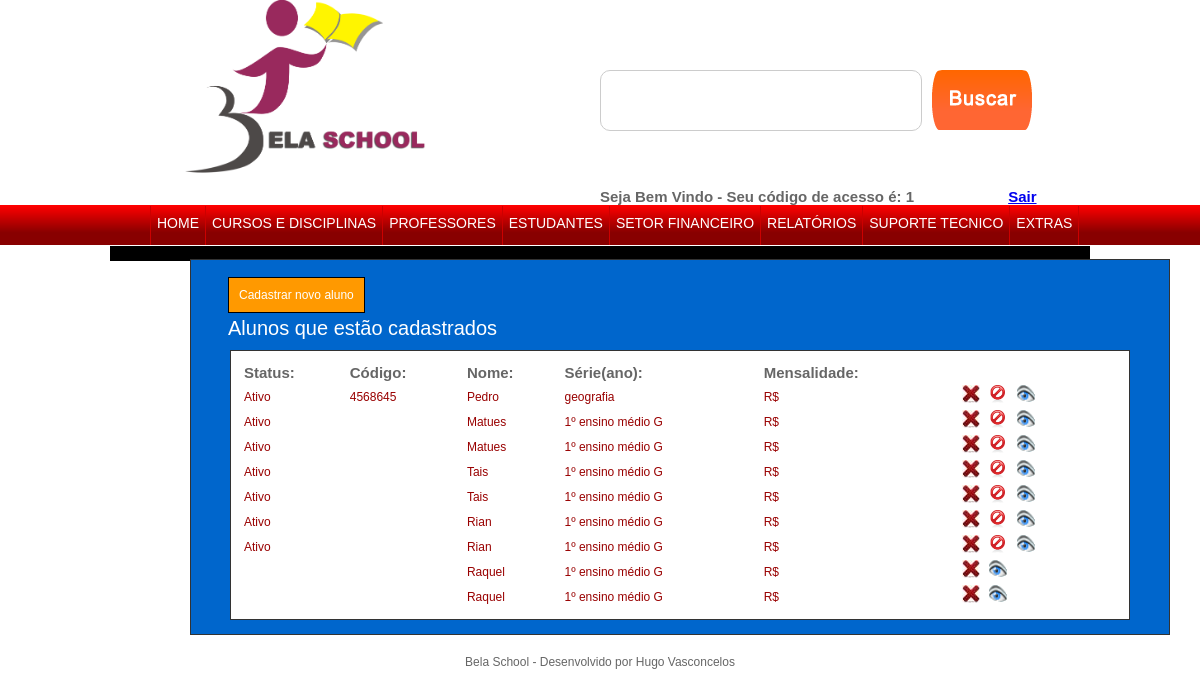
Page /Arquivos/projeto_final_01/sistema/admin/estudantes.php?pg=todos (signed in) on the committed database.
### tables this page shows
CREATE TABLE `estudantes` (
  `id` int(11) NOT NULL,
  `code` varchar(255) NOT NULL,
  `status` varchar(255) NOT NULL,
  `nome` varchar(255) NOT NULL,
  `cpf` varchar(255) NOT NULL,
  `rg` varchar(255) NOT NULL,
  `nascimento` varchar(255) NOT NULL,
  `mae` varchar(255) NOT NULL,
  `pai` varchar(255) NOT NULL,
  `estado` varchar(255) NOT NULL,
  `cidade` varchar(255) NOT NULL,
  `bairro` varchar(255) NOT NULL,
  `endereco` varchar(255) NOT NULL,
  `complemento` varchar(255) NOT NULL,
  `cep` varchar(255) NOT NULL,
  `tel_residencial` varchar(255) NOT NULL,
  `celular` varchar(255) NOT NULL,
  `tel_amigo` varchar(255) NOT NULL,
  `serie` varchar(255) NOT NULL,
  `turno` varchar(255) NOT NULL,
  `atendimento_especial` varchar(255) NOT NULL,
  `mensalidade` varchar(255) NOT NULL,
  `vencimento` varchar(255) NOT NULL,
  `tel_cobranca` varchar(255) NOT NULL,
  `obs` text NOT NULL
);

### Arquivos/projeto_final_01/sistema/admin/estudantes.php (the view, shortened to what this page needs)
<!DOCTYPE html PUBLIC "-//W3C//DTD XHTML 1.0 Transitional//EN" "http://www.w3.org/TR/xhtml1/DTD/xhtml1-transitional.dtd">
<html xmlns="http://www.w3.org/1999/xhtml">
<head>
<link rel="stylesheet" type="text/css" href="css/estudantes.css"/>
</head>
<body>
<?php require "topo.php"; ?>
<div id="caixa_preta">
</div>
<?php if(@$_GET['pg'] == 'todos'){ ?>
<div id="box_aluno">
 <br /><br />
 <a class="a2" href="estudantes.php?pg=cadastra&bloco=1">Cadastrar novo aluno</a>
 <h1>Alunos que estão cadastrados</h1>
<?php
$sql_1 = "SELECT * FROM estudantes WHERE nome != ''";
$consulta = mysqli_query($conexao, $sql_1);
if(mysqli_num_rows($consulta) == ''){
	echo "<h2>Não exisite nenhum aluno cadastrado no momento</h2>";
}else{
?>
    <table width="900" border="0">
      <tr>
        <td><strong>Status:</strong></td>
        <td><strong>Código:</strong></td>
        <td><strong>Nome:</strong></td>
        <td><strong>Série(ano):</strong></td>
        <td><strong>Mensalidade:</strong></td>
        <td></td>
      </tr>
      <?php while($res_1 = mysqli_fetch_assoc($consulta)){ ?>
      <tr>
        <td><h3><?php echo $res_1['status']; ?></h3></td>
        <td><h3><?php echo $res_1['code']; ?></h3></td>
        <td><h3><?php echo $res_1['nome']; ?></h3></td>
        <td><h3><?php echo $res_1['serie']; ?></h3></td>
        <td><h3>R$ <?php echo $res_1['mensalidade']; ?></h3></td>
        <td></td>
        <td>
        <a class="a" href="estudantes.php?pg=todos&func=deleta&id=<?php echo $res_1['id']; ?>&code=<?php echo $res_1['code']; ?>"><img title="Excluir Aluno(a)" src="img/deleta.jpg" width="18" height="18" border="0"></a>
        <?php if($res_1['status'] == 'Ativo'){?>
        <a class="a" href="estudantes.php?pg=todos&func=inativa&id=<?php echo $res_1['id']; ?>&code=<?php echo $res_1['code']; ?>"><img title="Inativar Aluno(a)" src="../img/ico_bloqueado.png" width="18" height="18" border="0"></a>
        <?php } ?>
        <a class="a" rel='superbox[iframe][800x600]' href="mostrar_resultado.php?q=<?php echo $res_1['code']; ?>&s=aluno&curso=<?php echo $res_1['serie']; ?>"><img title="Informações detalhada deste aluno(a)" src="../img/visualizar16.gif" width="18" height="18" border="0"></a>
        </td>
      </tr>
      <?php } ?>
    </table>
    <br />
<?php }  ?>
</div>
<?php } ?>
<?php require "rodape.php"; ?>
</body>
</html>

### Arquivos/projeto_final_01/sistema/admin/topo.php (shortened to what this page needs)
<!DOCTYPE html PUBLIC "-//W3C//DTD XHTML 1.0 Transitional//EN" "http://www.w3.org/TR/xhtml1/DTD/xhtml1-transitional.dtd">
<html xmlns="http://www.w3.org/1999/xhtml">
<head>
<?php require "../config.php"; ?>
<link href="css/topo.css" rel="stylesheet" type="text/css" />
<link href="../css/lightbox.css" rel="stylesheet" />
<link rel="stylesheet" href="../jquery.superbox.css" type="text/css" media="all" />
</head>
<body>
<div id="box_topo">
 <div id="logo">
  <img src="../img/logo.png" width="250"/>
 </div>
 <div id="campo_busca">
  <form name="" method="post" action="" enctype="multipart/form-data">
   <input type="text" name="key" /><input class="input" type="submit" name="search" value="" />
  </form>
 </div>
 <div id="mostra_login">
  <h1><strong>Seja Bem Vindo - Seu código de acesso é: <? echo @$code; ?></strong> <strong><a href="../config.php?pg=sair">Sair</a></strong></h1>
 </div>
</div>
<div id="box_menu">
 <div id="menu_topo">
  <ul>
   <li><a href="index.php">HOME</a></li>
   <li><a href="">CURSOS E DISCIPLINAS</a>
   </li>
   <li><a href="professores.php?pg=todos">PROFESSORES</a></li>
   <li><a href="estudantes.php?pg=todos">ESTUDANTES</a></li>
   <li><a href="setor_financeiro.php">SETOR FINANCEIRO</a></li>
   <li><a href="">RELATÓRIOS</a>
   </li>
   <li><a href="suporte_tecnico.php">SUPORTE TECNICO</a></li>
   <li><a href="">EXTRAS</a>
   </li>
  </ul>
 </div>
</div>
</body>
</html>

### Arquivos/projeto_final_01/sistema/config.php (shortened to what this page needs)
<!DOCTYPE html PUBLIC "-//W3C//DTD XHTML 1.0 Transitional//EN" "http://www.w3.org/TR/xhtml1/DTD/xhtml1-transitional.dtd">
<html xmlns="http://www.w3.org/1999/xhtml">
<head>
</head>
<body>
<?php
$code = $_SESSION['code'];
?>
</body>
</html>

### Arquivos/projeto_final_01/sistema/admin/rodape.php (shortened to what this page needs)
<!DOCTYPE html PUBLIC "-//W3C//DTD XHTML 1.0 Transitional//EN" "http://www.w3.org/TR/xhtml1/DTD/xhtml1-transitional.dtd">
<html xmlns="http://www.w3.org/1999/xhtml">
<head>
<link href="css/rodape.css" rel="stylesheet" type="text/css" />
</head>
<body>
<div id="box_rodape">
 <h1 class="h1">Bela School - Desenvolvido por Hugo Vasconcelos</h1>
</div>
</body>
</html>

### Arquivos/projeto_final_01/sistema/admin/css/estudantes.css (style rules this page uses)
#caixa_preta { background:#000; width:980px; margin:18px auto; height:15px; }
#box_aluno { width:978px; background:#06C; height:auto; float:left; text-align:left; margin:-20px 0 20px 190px; border:1px solid #333; }
#box_aluno .a2 { font:12px Arial, Helvetica, sans-serif; margin:30px 0 10px 37px; color:#FFF; background:#F90; text-decoration:none; padding:10px; border:1px solid #000; }
#box_aluno h1 { font:20px Arial, Helvetica, sans-serif; margin:15px 0 10px 37px; color:#FFF; }
#box_aluno table { border:1px solid #333; padding:10px; background:#FFF; margin:0 0 10px 0; margin:auto; font:15px Arial, Helvetica, sans-serif; text-align:left; }
#box_aluno h3 { font:12px Arial, Helvetica, sans-serif; margin:2px 0 0 0; color:#900; }
#box_aluno .a { margin:0 5px 0 0; }

### Arquivos/projeto_final_01/sistema/admin/css/topo.css (style rules this page uses)
body { padding:0; margin:0; }
#box_topo { width:900px; height:200px; margin:10px auto; }
#logo { width:320px; height:200px; float:left; margin:-10px 0 0 0; }
#campo_busca { width:450px; height:80px; float:right; margin:60px 0 -12px 0; }
#campo_busca input { float:left; padding:10px; width:300px; height:39px; border:1px solid #ccc; -moz-border-radius:10px; -webkit-border-radius:10px; border-radius:10px; }
#campo_busca .input { float:left; margin:0 0 0 10px; background:url(../img/button.png) no-repeat; width:100px; height:63px; border:0; }
#mostra_login { width:450px; height:30px; float:right; margin:40px 0 -5px 0; }
#mostra_login h1 { float:left; font:15px Arial, Helvetica, sans-serif; }
#mostra_login a { margin:0 0 0 90px; }
#box_menu { width:auto; background:url(../img/menu_topo.png) repeat; height:40px; margin:-17px auto; }
#menu_topo { width:980px; height:40px; margin:auto; }
#menu_topo ul { list-style:none; }
#menu_topo ul li { float:left; display:inline; }
#menu_topo ul li a { float:left; color:#FFF; font:14px Arial, Helvetica, sans-serif; margin:0px 0 0 0; padding:10px 6px 10px 6px; text-transform:uppercase; text-decoration:none; }

### Arquivos/projeto_final_01/sistema/admin/css/rodape.css (style rules this page uses)
body { text-align:center; font:12px Arial, Helvetica, sans-serif; color:#666; }
#box_rodape { width:1000px; margin:50px auto; }
.h1 { text-align:center; font:12px Arial, Helvetica, sans-serif; color:#666; }

### rows in the picture
estudantes: status "Ativo", code "4568645", nome "Pedro", serie "geografia"
estudantes: status "Ativo", nome "Matues", serie "1º ensino médio G"
estudantes: status "Ativo", nome "Matues", serie "1º ensino médio G"
estudantes: status "Ativo", nome "Tais", serie "1º ensino médio G"
estudantes: status "Ativo", nome "Tais", serie "1º ensino médio G"
estudantes: status "Ativo", nome "Rian", serie "1º ensino médio G"
estudantes: status "Ativo", nome "Rian", serie "1º ensino médio G"
estudantes: nome "Raquel", serie "1º ensino médio G"
estudantes: nome "Raquel", serie "1º ensino médio G"
